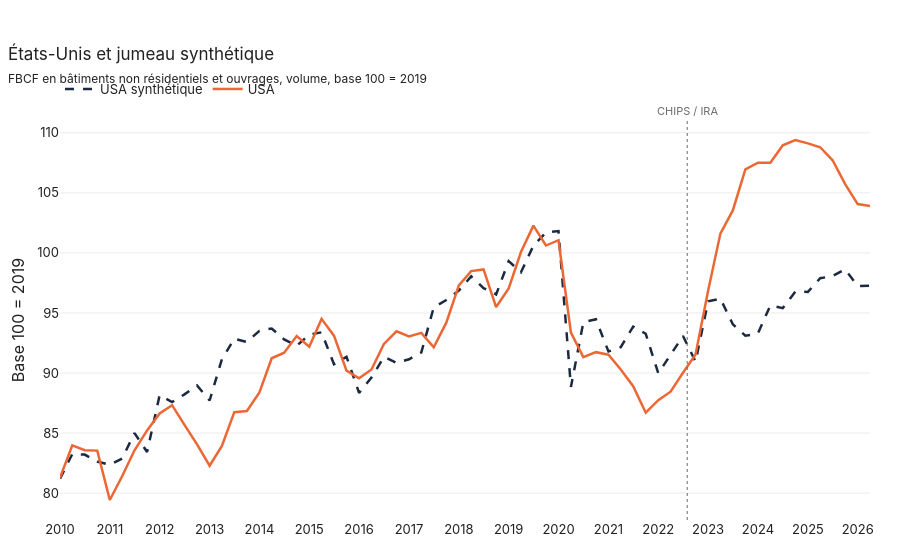

The code cell stored with this chart in its notebook:
### Markdown cell above
## 3. Ajustement avant traitement

### Code cell
s = synth.synthetic(OECD)
plot_synth(s, title='États-Unis et jumeau synthétique',
           subtitle="FBCF en bâtiments non résidentiels et ouvrages, volume, base 100 = 2019")
